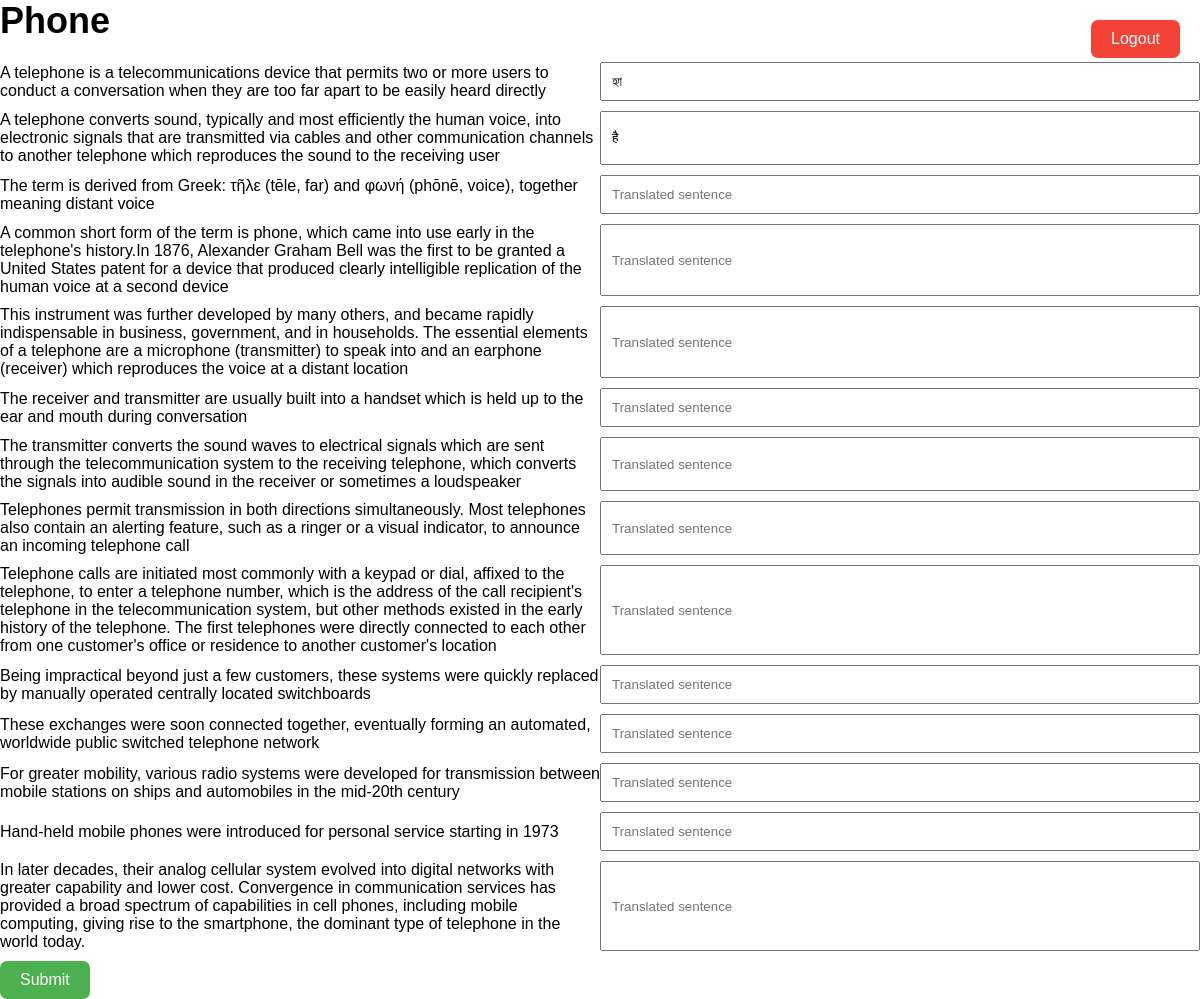
The page /sentences/40/ (signed in) on the database its author committed.
### project/models.py (models this page shows)
class Project(models.Model):
    articleTitle = models.CharField(max_length=100)
    targetLanguage = models.CharField(max_length=100)

### sentence/models.py (models this page shows)
class Sentence(models.Model):
    projectId = models.ForeignKey(project, on_delete=models.CASCADE)
    sentenceId = models.IntegerField()
    originalSentence = models.CharField(max_length=500)
    translatedSentence = models.CharField(max_length=500, null=True)

### sentence/views.py (the view, shortened to what this page needs)
# urls.py: path('sentences/<int:projectId>/', sentence, name='sentences'),
@login_required
def sentence(request, projectId):
    project = pro.objects.get(id=projectId)
    sentences = Sentence.objects.filter(projectId=project)
    return render(request, 'sentences.html', {'sentences': sentences, 'project': project})

### templates/sentences.html (shortened to what this page needs)
<h1>{{ project.articleTitle }}</h1>
{% for sentence in sentences %}
    <div class="sentence">
        <p>{{ sentence.originalSentence }}</p>
        <input type="text" size="150" name="translatedSentence" placeholder="Translated sentence" value="{% if sentence.translatedSentence %}{{ sentence.translatedSentence }}{% endif %}" class="transliterate-input" onfocus="if (this.value=='None') this.value='';">
    </div>
{% endfor %}
<button id="submit-btn">Submit</button>
<a href="{% url 'logout' %}" class="logout-button">Logout</a>

### templates/sentences.html (style rules this page uses)
h1 { font-size: 36px; margin-bottom: 20px; }
.sentence { display: flex; flex-direction: row; align-items: center; margin-bottom: 10px; }
.sentence p { margin: 0; flex-basis: 50%; }
.sentence input { flex-basis: 50%; height: auto; align-self: stretch; box-sizing: border-box; padding: 10px; }
input { width: 100%; }
#submit-btn { background-color: #4CAF50; border: none; border-radius: 7px; color: white; cursor: pointer; font-size: 16px; padding: 10px 20px; text-align: center; text-decoration: none; }
.logout-button { position: absolute; top: 20px; right: 20px; background-color: #f44336; color: white; padding: 10px 20px; border-radius: 7px; text-decoration: none; font-size: 1rem; }

### rows shown on the page
Project: articleTitle "Phone"
Sentence: originalSentence "A telephone is a telecommunications device that permits two or more users to conduct a conversation when they are too far apart to be easily heard directly", translatedSentence "হ্যা"
Sentence: originalSentence "A telephone converts sound, typically and most efficiently the human voice, into electronic signals that are transmitted via cables and other communication channels to another telephone which reproduces the sound to the receiving user", translatedSentence "है"
Sentence: originalSentence "The term is derived from Greek: τῆλε (tēle, far) and φωνή (phōnē, voice), together meaning distant voice"
Sentence: originalSentence "A common short form of the term is phone, which came into use early in the telephone's history.In 1876, Alexander Graham Bell was the first to be granted a United States patent for a device that produced clearly intelligible replication of the human voice at a second device"
Sentence: originalSentence "This instrument was further developed by many others, and became rapidly indispensable in business, government, and in households. The essential elements of a telephone are a microphone (transmitter) to speak into and an earphone (receiver) which reproduces the voice at a distant location"
Sentence: originalSentence "The receiver and transmitter are usually built into a handset which is held up to the ear and mouth during conversation"
Sentence: originalSentence "The transmitter converts the sound waves to electrical signals which are sent through the telecommunication system to the receiving telephone, which converts the signals into audible sound in the receiver or sometimes a loudspeaker"
Sentence: originalSentence "Telephones permit transmission in both directions simultaneously. Most telephones also contain an alerting feature, such as a ringer or a visual indicator, to announce an incoming telephone call"
Sentence: originalSentence "Telephone calls are initiated most commonly with a keypad or dial, affixed to the telephone, to enter a telephone number, which is the address of the call recipient's telephone in the telecommunication system, but other methods existed in the early history of the telephone. The first telephones were directly connected to each other from one customer's office or residence to another customer's location"
Sentence: originalSentence "Being impractical beyond just a few customers, these systems were quickly replaced by manually operated centrally located switchboards"
Sentence: originalSentence "These exchanges were soon connected together, eventually forming an automated, worldwide public switched telephone network"
Sentence: originalSentence "For greater mobility, various radio systems were developed for transmission between mobile stations on ships and automobiles in the mid-20th century"
Sentence: originalSentence "Hand-held mobile phones were introduced for personal service starting in 1973"
Sentence: originalSentence "In later decades, their analog cellular system evolved into digital networks with greater capability and lower cost. Convergence in communication services has provided a broad spectrum of capabilities in cell phones, including mobile computing, giving rise to the smartphone, the dominant type of telephone in the world today."
